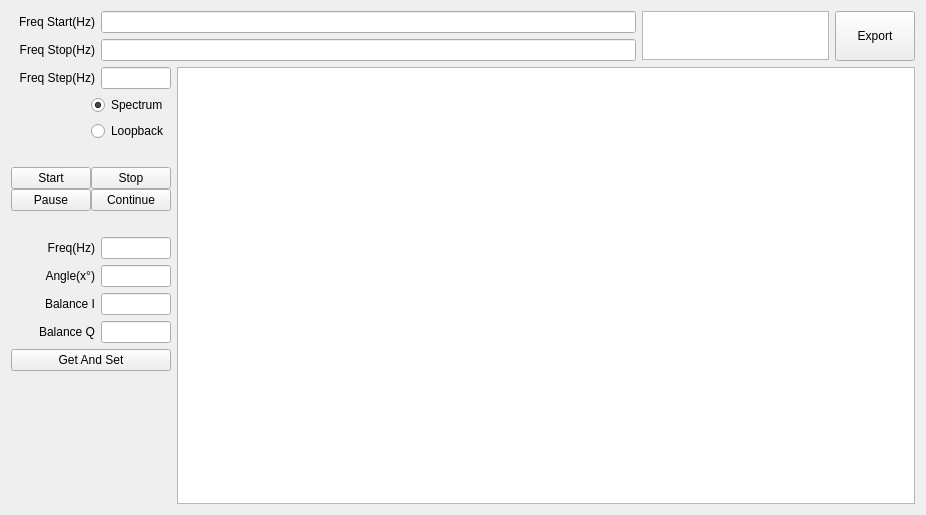
<?xml version="1.0" encoding="UTF-8"?>
<ui version="4.0">
 <class>QCalR1CTxSBDlg</class>
 <widget class="QWidget" name="QCalR1CTxSBDlg">
  <property name="geometry">
   <rect>
    <x>0</x>
    <y>0</y>
    <width>926</width>
    <height>515</height>
   </rect>
  </property>
  <property name="windowTitle">
   <string>Form</string>
  </property>
  <layout class="QVBoxLayout" name="verticalLayout" stretch="0,1">
   <item>
    <layout class="QHBoxLayout" name="horizontalLayout1" stretch="10,3,1">
     <item>
      <layout class="QVBoxLayout" name="verticalLayoutFreqStarStop">
       <item>
        <layout class="QHBoxLayout" name="horizontalLayoutFreqStar">
         <item>
          <widget class="QLabel" name="labelFreqStar">
           <property name="sizePolicy">
            <sizepolicy hsizetype="Fixed" vsizetype="Fixed">
             <horstretch>0</horstretch>
             <verstretch>0</verstretch>
            </sizepolicy>
           </property>
           <property name="minimumSize">
            <size>
             <width>84</width>
             <height>16</height>
            </size>
           </property>
           <property name="text">
            <string>Freq Start(Hz)</string>
           </property>
           <property name="alignment">
            <set>Qt::AlignRight|Qt::AlignTrailing|Qt::AlignVCenter</set>
           </property>
           <property name="buddy">
            <cstring>lineEditFreqStar</cstring>
           </property>
          </widget>
         </item>
         <item>
          <widget class="QLineEdit" name="lineEditFreqStar"/>
         </item>
        </layout>
       </item>
       <item>
        <layout class="QHBoxLayout" name="horizontalLayoutFreqStop">
         <item>
          <widget class="QLabel" name="labelFreqStop">
           <property name="sizePolicy">
            <sizepolicy hsizetype="Fixed" vsizetype="Fixed">
             <horstretch>0</horstretch>
             <verstretch>0</verstretch>
            </sizepolicy>
           </property>
           <property name="minimumSize">
            <size>
             <width>84</width>
             <height>16</height>
            </size>
           </property>
           <property name="text">
            <string>Freq Stop(Hz)</string>
           </property>
           <property name="alignment">
            <set>Qt::AlignRight|Qt::AlignTrailing|Qt::AlignVCenter</set>
           </property>
           <property name="buddy">
            <cstring>lineEditFreqStop</cstring>
           </property>
          </widget>
         </item>
         <item>
          <widget class="QLineEdit" name="lineEditFreqStop"/>
         </item>
        </layout>
       </item>
      </layout>
     </item>
     <item>
      <widget class="QTextEdit" name="textEditPath">
       <property name="sizePolicy">
        <sizepolicy hsizetype="Expanding" vsizetype="Fixed">
         <horstretch>0</horstretch>
         <verstretch>0</verstretch>
        </sizepolicy>
       </property>
       <property name="maximumSize">
        <size>
         <width>16777215</width>
         <height>49</height>
        </size>
       </property>
       <property name="readOnly">
        <bool>true</bool>
       </property>
      </widget>
     </item>
     <item>
      <widget class="QPushButton" name="pushButtonExport">
       <property name="sizePolicy">
        <sizepolicy hsizetype="Expanding" vsizetype="Expanding">
         <horstretch>0</horstretch>
         <verstretch>0</verstretch>
        </sizepolicy>
       </property>
       <property name="text">
        <string>Export</string>
       </property>
      </widget>
     </item>
    </layout>
   </item>
   <item>
    <layout class="QHBoxLayout" name="horizontalLayout2" stretch="1,10">
     <item>
      <layout class="QVBoxLayout" name="verticalLayout1">
       <item>
        <layout class="QHBoxLayout" name="horizontalLayoutFreqStep">
         <item>
          <widget class="QLabel" name="labelFreqStep">
           <property name="sizePolicy">
            <sizepolicy hsizetype="Fixed" vsizetype="Fixed">
             <horstretch>0</horstretch>
             <verstretch>0</verstretch>
            </sizepolicy>
           </property>
           <property name="minimumSize">
            <size>
             <width>84</width>
             <height>16</height>
            </size>
           </property>
           <property name="text">
            <string>Freq Step(Hz)</string>
           </property>
           <property name="alignment">
            <set>Qt::AlignRight|Qt::AlignTrailing|Qt::AlignVCenter</set>
           </property>
           <property name="buddy">
            <cstring>lineEditFreqStep</cstring>
           </property>
          </widget>
         </item>
         <item>
          <widget class="QLineEdit" name="lineEditFreqStep">
           <property name="sizePolicy">
            <sizepolicy hsizetype="Expanding" vsizetype="Fixed">
             <horstretch>0</horstretch>
             <verstretch>0</verstretch>
            </sizepolicy>
           </property>
           <property name="readOnly">
            <bool>true</bool>
           </property>
          </widget>
         </item>
        </layout>
       </item>
       <item>
        <layout class="QHBoxLayout" name="horizontalLayoutRefMethod" stretch="0,0,0">
         <item>
          <layout class="QVBoxLayout" name="verticalLayoutRef"/>
         </item>
         <item>
          <spacer name="horizontalSpacer">
           <property name="orientation">
            <enum>Qt::Horizontal</enum>
           </property>
           <property name="sizeHint" stdset="0">
            <size>
             <width>40</width>
             <height>20</height>
            </size>
           </property>
          </spacer>
         </item>
         <item>
          <layout class="QVBoxLayout" name="verticalLayoutMethod">
           <item>
            <widget class="QRadioButton" name="radioButtonSpec">
             <property name="sizePolicy">
              <sizepolicy hsizetype="Expanding" vsizetype="Fixed">
               <horstretch>0</horstretch>
               <verstretch>0</verstretch>
              </sizepolicy>
             </property>
             <property name="text">
              <string>Spectrum</string>
             </property>
             <property name="checked">
              <bool>true</bool>
             </property>
            </widget>
           </item>
           <item>
            <widget class="QRadioButton" name="radioButtonLoop">
             <property name="sizePolicy">
              <sizepolicy hsizetype="Expanding" vsizetype="Fixed">
               <horstretch>0</horstretch>
               <verstretch>0</verstretch>
              </sizepolicy>
             </property>
             <property name="text">
              <string>Loopback</string>
             </property>
            </widget>
           </item>
          </layout>
         </item>
        </layout>
       </item>
       <item>
        <spacer name="verticalSpacer1">
         <property name="orientation">
          <enum>Qt::Vertical</enum>
         </property>
         <property name="sizeType">
          <enum>QSizePolicy::Fixed</enum>
         </property>
         <property name="sizeHint" stdset="0">
          <size>
           <width>20</width>
           <height>20</height>
          </size>
         </property>
        </spacer>
       </item>
       <item>
        <layout class="QHBoxLayout" name="horizontalLayoutThreadCtrl">
         <property name="spacing">
          <number>0</number>
         </property>
         <item>
          <layout class="QVBoxLayout" name="verticalLayoutStarPaus">
           <property name="spacing">
            <number>0</number>
           </property>
           <item>
            <widget class="QPushButton" name="pushButtonStar">
             <property name="sizePolicy">
              <sizepolicy hsizetype="Expanding" vsizetype="Fixed">
               <horstretch>0</horstretch>
               <verstretch>0</verstretch>
              </sizepolicy>
             </property>
             <property name="text">
              <string>Start</string>
             </property>
            </widget>
           </item>
           <item>
            <widget class="QPushButton" name="pushButtonPaus">
             <property name="sizePolicy">
              <sizepolicy hsizetype="Expanding" vsizetype="Fixed">
               <horstretch>0</horstretch>
               <verstretch>0</verstretch>
              </sizepolicy>
             </property>
             <property name="text">
              <string>Pause</string>
             </property>
            </widget>
           </item>
          </layout>
         </item>
         <item>
          <layout class="QVBoxLayout" name="verticalLayoutStopCont">
           <property name="spacing">
            <number>0</number>
           </property>
           <item>
            <widget class="QPushButton" name="pushButtonStop">
             <property name="sizePolicy">
              <sizepolicy hsizetype="Expanding" vsizetype="Fixed">
               <horstretch>0</horstretch>
               <verstretch>0</verstretch>
              </sizepolicy>
             </property>
             <property name="text">
              <string>Stop</string>
             </property>
            </widget>
           </item>
           <item>
            <widget class="QPushButton" name="pushButtonCont">
             <property name="sizePolicy">
              <sizepolicy hsizetype="Expanding" vsizetype="Fixed">
               <horstretch>0</horstretch>
               <verstretch>0</verstretch>
              </sizepolicy>
             </property>
             <property name="text">
              <string>Continue</string>
             </property>
            </widget>
           </item>
          </layout>
         </item>
        </layout>
       </item>
       <item>
        <spacer name="verticalSpacer2">
         <property name="orientation">
          <enum>Qt::Vertical</enum>
         </property>
         <property name="sizeType">
          <enum>QSizePolicy::Fixed</enum>
         </property>
         <property name="sizeHint" stdset="0">
          <size>
           <width>20</width>
           <height>20</height>
          </size>
         </property>
        </spacer>
       </item>
       <item>
        <layout class="QHBoxLayout" name="horizontalLayoutFreq">
         <item>
          <widget class="QLabel" name="labelFreq">
           <property name="sizePolicy">
            <sizepolicy hsizetype="Fixed" vsizetype="Fixed">
             <horstretch>0</horstretch>
             <verstretch>0</verstretch>
            </sizepolicy>
           </property>
           <property name="minimumSize">
            <size>
             <width>84</width>
             <height>16</height>
            </size>
           </property>
           <property name="text">
            <string>Freq(Hz)</string>
           </property>
           <property name="alignment">
            <set>Qt::AlignRight|Qt::AlignTrailing|Qt::AlignVCenter</set>
           </property>
           <property name="buddy">
            <cstring>lineEditFreq</cstring>
           </property>
          </widget>
         </item>
         <item>
          <widget class="QLineEdit" name="lineEditFreq">
           <property name="sizePolicy">
            <sizepolicy hsizetype="Expanding" vsizetype="Fixed">
             <horstretch>0</horstretch>
             <verstretch>0</verstretch>
            </sizepolicy>
           </property>
          </widget>
         </item>
        </layout>
       </item>
       <item>
        <layout class="QHBoxLayout" name="horizontalLayoutDC_I">
         <item>
          <widget class="QLabel" name="labelTh">
           <property name="sizePolicy">
            <sizepolicy hsizetype="Fixed" vsizetype="Fixed">
             <horstretch>0</horstretch>
             <verstretch>0</verstretch>
            </sizepolicy>
           </property>
           <property name="minimumSize">
            <size>
             <width>84</width>
             <height>16</height>
            </size>
           </property>
           <property name="text">
            <string>Angle(x°)</string>
           </property>
           <property name="alignment">
            <set>Qt::AlignRight|Qt::AlignTrailing|Qt::AlignVCenter</set>
           </property>
           <property name="buddy">
            <cstring>lineEditTh</cstring>
           </property>
          </widget>
         </item>
         <item>
          <widget class="QLineEdit" name="lineEditTh">
           <property name="sizePolicy">
            <sizepolicy hsizetype="Expanding" vsizetype="Fixed">
             <horstretch>0</horstretch>
             <verstretch>0</verstretch>
            </sizepolicy>
           </property>
          </widget>
         </item>
        </layout>
       </item>
       <item>
        <layout class="QHBoxLayout" name="horizontalLayoutDC_Q">
         <item>
          <widget class="QLabel" name="labelAm_I">
           <property name="sizePolicy">
            <sizepolicy hsizetype="Fixed" vsizetype="Fixed">
             <horstretch>0</horstretch>
             <verstretch>0</verstretch>
            </sizepolicy>
           </property>
           <property name="minimumSize">
            <size>
             <width>84</width>
             <height>16</height>
            </size>
           </property>
           <property name="text">
            <string>Balance I</string>
           </property>
           <property name="alignment">
            <set>Qt::AlignRight|Qt::AlignTrailing|Qt::AlignVCenter</set>
           </property>
           <property name="buddy">
            <cstring>lineEditAm_I</cstring>
           </property>
          </widget>
         </item>
         <item>
          <widget class="QLineEdit" name="lineEditAm_I">
           <property name="sizePolicy">
            <sizepolicy hsizetype="Expanding" vsizetype="Fixed">
             <horstretch>0</horstretch>
             <verstretch>0</verstretch>
            </sizepolicy>
           </property>
           <property name="maximumSize">
            <size>
             <width>150</width>
             <height>16777215</height>
            </size>
           </property>
          </widget>
         </item>
        </layout>
       </item>
       <item>
        <layout class="QHBoxLayout" name="horizontalLayoutDC_I_2">
         <item>
          <widget class="QLabel" name="labelAm_Q">
           <property name="sizePolicy">
            <sizepolicy hsizetype="Fixed" vsizetype="Fixed">
             <horstretch>0</horstretch>
             <verstretch>0</verstretch>
            </sizepolicy>
           </property>
           <property name="minimumSize">
            <size>
             <width>84</width>
             <height>16</height>
            </size>
           </property>
           <property name="text">
            <string>Balance Q</string>
           </property>
           <property name="alignment">
            <set>Qt::AlignRight|Qt::AlignTrailing|Qt::AlignVCenter</set>
           </property>
           <property name="buddy">
            <cstring>lineEditTh</cstring>
           </property>
          </widget>
         </item>
         <item>
          <widget class="QLineEdit" name="lineEditAm_Q">
           <property name="sizePolicy">
            <sizepolicy hsizetype="Expanding" vsizetype="Fixed">
             <horstretch>0</horstretch>
             <verstretch>0</verstretch>
            </sizepolicy>
           </property>
          </widget>
         </item>
        </layout>
       </item>
       <item>
        <widget class="QPushButton" name="pushButtonGetSet">
         <property name="sizePolicy">
          <sizepolicy hsizetype="Expanding" vsizetype="Fixed">
           <horstretch>0</horstretch>
           <verstretch>0</verstretch>
          </sizepolicy>
         </property>
         <property name="text">
          <string>Get And Set</string>
         </property>
        </widget>
       </item>
       <item>
        <spacer name="verticalSpacer3">
         <property name="orientation">
          <enum>Qt::Vertical</enum>
         </property>
         <property name="sizeHint" stdset="0">
          <size>
           <width>20</width>
           <height>40</height>
          </size>
         </property>
        </spacer>
       </item>
      </layout>
     </item>
     <item>
      <widget class="QRDTTableView" name="tableViewData"/>
     </item>
    </layout>
   </item>
  </layout>
 </widget>
 <customwidgets>
  <customwidget>
   <class>QRDTTableView</class>
   <extends>QTableView</extends>
   <header>qrdttableview.h</header>
  </customwidget>
 </customwidgets>
 <resources/>
 <connections/>
</ui>
